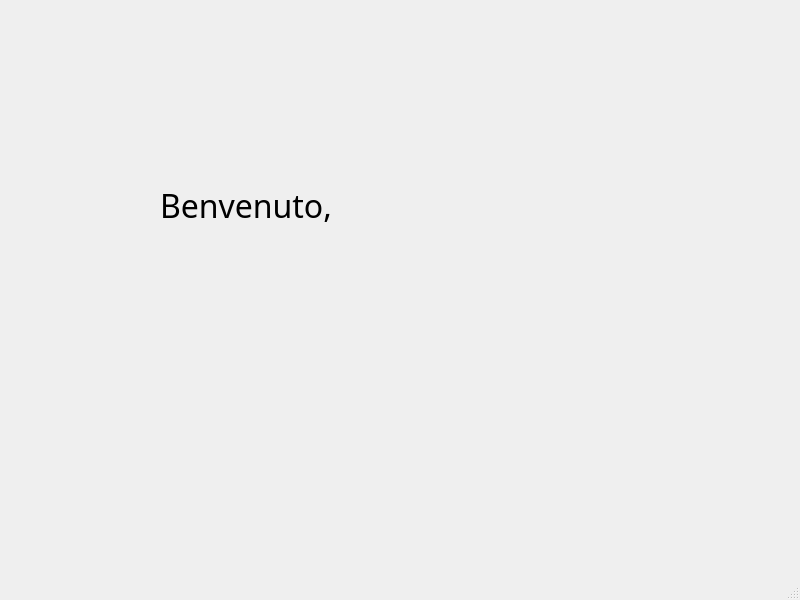
<?xml version="1.0" encoding="UTF-8"?>
<ui version="4.0">
 <class>MainWindow</class>
 <widget class="QMainWindow" name="MainWindow">
  <property name="geometry">
   <rect>
    <x>0</x>
    <y>0</y>
    <width>800</width>
    <height>600</height>
   </rect>
  </property>
  <property name="windowTitle">
   <string>MainWindow</string>
  </property>
  <widget class="QWidget" name="centralwidget">
   <widget class="QLabel" name="label">
    <property name="geometry">
     <rect>
      <x>160</x>
      <y>150</y>
      <width>461</width>
      <height>111</height>
     </rect>
    </property>
    <property name="font">
     <font>
      <family>Papyrus</family>
      <pointsize>24</pointsize>
     </font>
    </property>
    <property name="text">
     <string>Benvenuto, </string>
    </property>
   </widget>
  </widget>
  <widget class="QMenuBar" name="menubar">
   <property name="geometry">
    <rect>
     <x>0</x>
     <y>0</y>
     <width>800</width>
     <height>26</height>
    </rect>
   </property>
  </widget>
  <widget class="QStatusBar" name="statusbar"/>
 </widget>
 <resources/>
 <connections/>
</ui>
